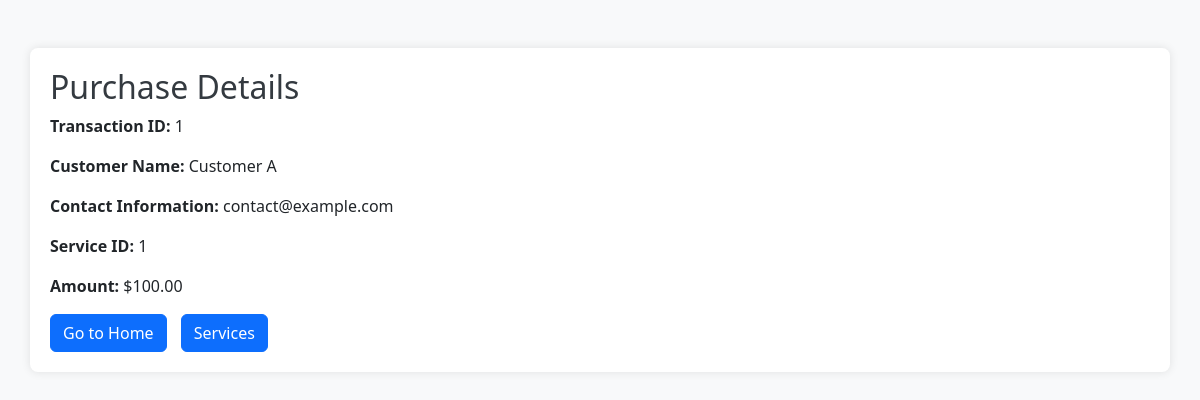
The page /purchase_details.php?transaction_id=1 on the database its author committed.
### tables this page shows
CREATE TABLE `transactions1` (
  `transaction_id` int(11) NOT NULL,
  `customer_id` int(11) NOT NULL,
  `customer_name` varchar(255) NOT NULL,
  `contact_info` text DEFAULT NULL,
  `service_id` int(11) NOT NULL,
  `amount` decimal(10,2) NOT NULL,
  `transaction_date` timestamp NOT NULL DEFAULT current_timestamp()
);

### purchase_details.php (the view, shortened to what this page needs)
<?php
$servername = "localhost";
$username = "root";
$password = "";
$database = "projmr1";
$conn = new mysqli($servername, $username, $password, $database);
if (isset($_GET['transaction_id'])) {
    $transaction_id = $_GET['transaction_id'];
    $result = $conn->query("SELECT * FROM transactions1 WHERE transaction_id = $transaction_id");
    $transaction = $result->fetch_assoc();
} else {
    die("No transaction selected.");
}
?>
<!DOCTYPE html>
<html lang="en">
<head>
    <link rel="stylesheet" href="https://cdn.jsdelivr.net/npm/bootstrap@5.3.0-alpha3/dist/css/bootstrap.min.css">
</head>
<body>
    <div class="container mt-5">
        <h2>Purchase Details</h2>
        <p><strong>Transaction ID:</strong> <?= htmlspecialchars($transaction['transaction_id']) ?></p>
        <p><strong>Customer Name:</strong> <?= htmlspecialchars($transaction['customer_name']) ?></p>
        <p><strong>Contact Information:</strong> <?= htmlspecialchars($transaction['contact_info']) ?></p>
        <p><strong>Service ID:</strong> <?= htmlspecialchars($transaction['service_id']) ?></p>
        <p><strong>Amount:</strong> $<?= number_format($transaction['amount'], 2) ?></p>
        <a href="index.php" class="btn btn-primary">Go to Home</a>
        <a href="service.php" class="btn btn-primary">Services</a>
    </div>
</body>
</html>

### purchase_details.php (style rules this page uses)
body { background-color: #f8f9fa; }
.container { background-color: #ffffff; padding: 20px; border-radius: 8px; box-shadow: 0 0 10px rgba(0, 0, 0, 0.1); }
h2 { color: #343a40; }
.btn-primary { margin-right: 10px; }

### rows shown on the page
transactions1: transaction_id "1", customer_name "Customer A", contact_info "contact@example.com", service "1", amount "100.00"
